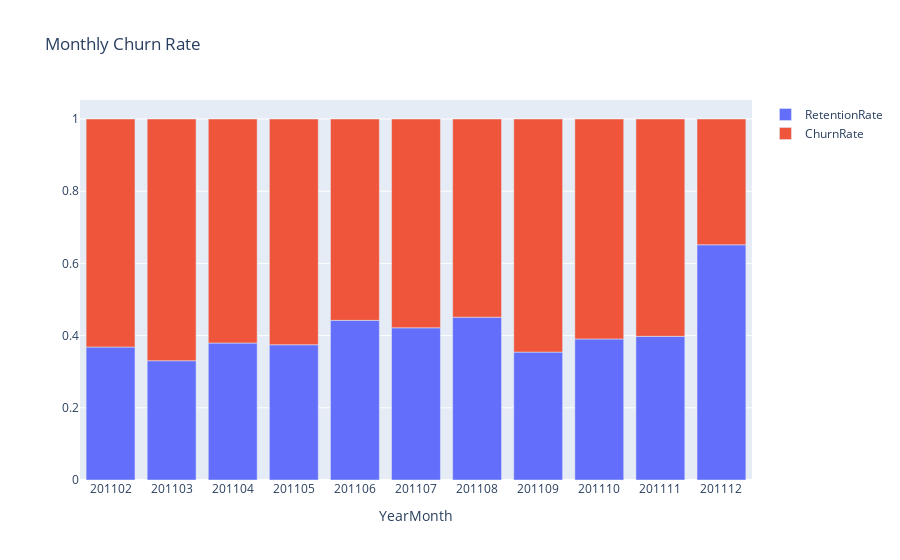

Notebook code cell kept with this figure:
### Code cell
plot_data = [
    go.Bar(
        x = df_retension_data["InvoiceYearMonth"],
        y = df_retension_data["RetentionRate"],
        name="RetentionRate"
    ),
    go.Bar(
        x = df_retension_data["InvoiceYearMonth"],
        y = df_retension_data["ChurnRate"],
         name="ChurnRate"
    )
]
plot_layout = go.Layout(
    xaxis={"type":"category"},
    title = "Monthly Churn Rate",
    barmode='relative'

)
fig = go.Figure(data=plot_data, layout=plot_layout)
fig.update_xaxes(title_text="YearMonth")
fig.show()

### Figure 1 — Plotly figure (JSON) as saved in the notebook; plotly's stock layout.template omitted (floating-point values rounded to 4 significant figures)
{"data": [{"name": "RetentionRate", "type": "bar", "x": [201102, 201103, 201104, 201105, 201106, 201107, 201108, 201109, 201110, 201111, 201112], "y": [0.3683, 0.3304, 0.3794, 0.3746, 0.4422, 0.4216, 0.451, 0.3543, 0.3907, 0.3979, 0.6515]}, {"name": "ChurnRate", "type": "bar", "x": [201102, 201103, 201104, 201105, 201106, 201107, 201108, 201109, 201110, 201111, 201112], "y": [0.6317, 0.6696, 0.6206, 0.6254, 0.5578, 0.5784, 0.549, 0.6457, 0.6093, 0.6021, 0.3485]}], "layout": {"barmode": "relative", "title": {"text": "Monthly Churn Rate"}, "xaxis": {"title": {"text": "YearMonth"}, "type": "category"}}}
